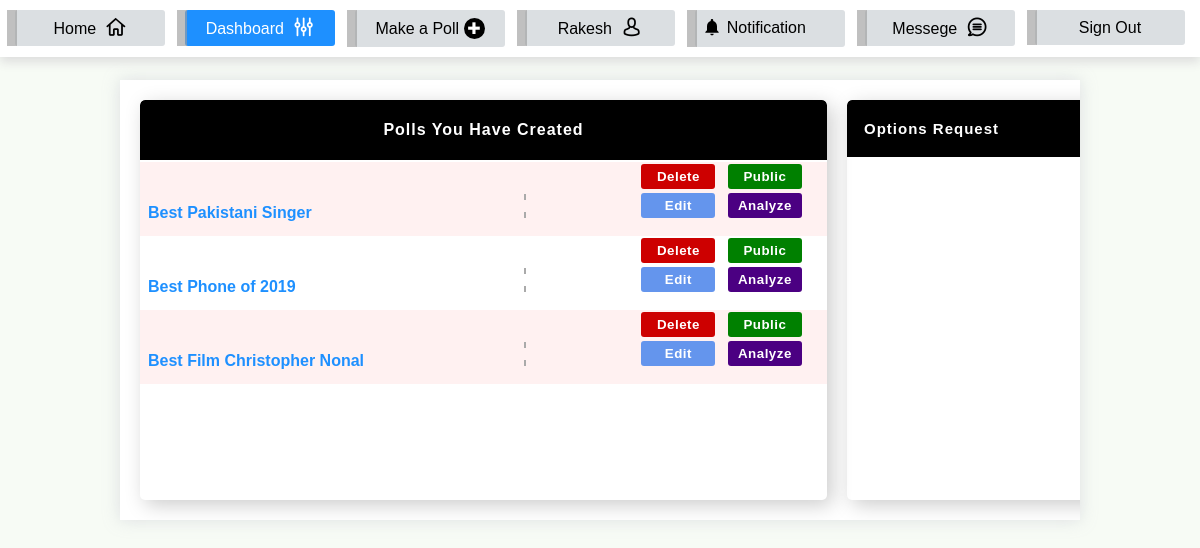
Page /dashboard.php (signed in) on the committed database.
### tables this page shows
CREATE TABLE `polls` (
  `poll_id` int(255) UNSIGNED NOT NULL,
  `poll_category` varchar(100) DEFAULT NULL,
  `poll_user_id` int(255) UNSIGNED NOT NULL,
  `poll_name` longtext NOT NULL,
  `poll_created_at` timestamp NOT NULL DEFAULT current_timestamp() ON UPDATE current_timestamp(),
  `poll_likes` int(10) UNSIGNED DEFAULT 0,
  `poll_dislikes` int(10) UNSIGNED DEFAULT 0,
  `poll_view` int(10) UNSIGNED DEFAULT 0,
  `poll_status` int(11) DEFAULT 1
);

### dashboard.php (the view, shortened to what this page needs)
<?php session_start(); require_once("db.php"); require_once("helper.php");
    $conn = (new db())->conn;
    $user_id = $_SESSION["pollsite_user_id"];
    $sql = "SELECT * FROM polls WHERE poll_user_id=".$user_id;
    $polls = $conn->query($sql);
?>
<!DOCTYPE html>
<html lang="en">
    <head>
        <?php
            require_once("common_stylesheet_links.php");
        ?>
        <link rel="stylesheet" href="css/dashboard.css">
    </head>
    <body>
        <?php
            require_once("navbar.php");
        ?>
        <div class="container">
            <div id="created-poll-list">
                <div class="cpl-header">
                    Polls You Have Created
                </div>
                <div class="cpl-body">
                    <?php
                        while( $poll = $polls->fetch(PDO::FETCH_ASSOC) ) {
                            $poll_status = $poll["poll_status"];
                            if ( $poll_status == 1 ) {
                                $bgcolor = "green";
                                $poll_status = "Public";
                            } else {
                                $bgcolor = "lightcoral";
                                $poll_status = "Private";
                            }
                            echo "
                                <div class='poll' data-poll-id='".$poll['poll_id']."'>
                                    <div class='poll-name'>
                                        <strong><a href='poll.php?pollid=".$poll['poll_id']."'>".$poll['poll_name']."</a></strong>
                                    </div>
                                    <div class='poll-stats'>
                                        <small  style='padding:3px 0px;display:inline-block; margin-right:5px;color:green; width:70px; border-right:2px solid #aaa;'>
                                        </small>
                                        <small style='color:blueviolet;'>
                                        </small><br>
                                        <small  style='padding:3px 0px;display:inline-block; margin-right:5px;color:dodgerblue; width:70px; border-right:2px solid #aaa;'>
                                        </small>
                                        <small style='color:lightcoral;'>
                                        </small>
                                    </div>
                                    <div class='poll-control'>
                                        <button class='delete' onclick='deletePollConf(this.parentElement.parentElement)'>Delete</button>
                                        <button class='private' style='width:74px; padding:5px 0px;background:$bgcolor;' onclick='changeVisibility(this.parentElement.parentElement,this)'>".$poll_status."</button>
                                        <button class='edit' onclick='editConf()'>Edit</button>
                                        <button class='analyze' onclick='analyze(this.parentElement.parentElement)'>Analyze</button>
                                    </div>
                                </div> ";
                        }
                    ?>
                </div>
            </div>
                <div class="proposed-poll-option">
                    <div class="ppo-header">
                        Options Request
                    </div>
                    <div class="ppo-body">
                    </div>
                </div>
        </div>
    </body>
</html>

### css/common.css (style rules this page uses)
* { font-family:'Franklin Gothic Medium', 'Arial Narrow', Arial, sans-serif; }
* { box-sizing: border-box; }
button,input[type='checkbox'] { cursor:pointer; }
a,.show-more { text-decoration:none; color: dodgerblue; cursor: pointer; }
body { overflow-y: scroll; background-color: #f7fbf5; margin: 0px; padding: 0px; }
button { padding: 4px 13px; outline: none; border: none; border-radius: 3px; transform: translateY(-8px); background: #4c7fdb; color: white; margin-right: 14px; font-family:verdana; font-weight:bold; }

### css/dashboard.css (style rules this page uses)
* { box-sizing: border-box; }
button,input[type='checkbox'] { cursor: pointer; }
a,.show-more { text-decoration: none; color: dodgerblue; cursor: pointer; }
body { overflow-y: scroll; background-color: #f7fbf5; margin: 0px; padding: 0px; }
.container { margin: 80px auto; background: white; padding: 20px; width: 80%; display: flex; box-shadow: 0px 0px 16px #aaaabb57; overflow-y: auto; justify-content: space-between; }
#created-poll-list { margin-right: 20px; min-width: 687px; padding-top: 0; border-top-left-radius: 5px; border-top-right-radius: 5px; height: 60px; height: 400px; transition: .2s cubic-bezier(0.4, 0, 1, 1); overflow: hidden; border-radius: 5px; box-shadow: 5px 5px 20px #ccc; }
#created-poll-list .cpl-header { background: black; border-bottom: 2px solid white; color: white; text-align: center; padding: 21px 0px; overflow: hidden; border-top-right-radius: 5px; border-top-left-radius: 5px; font-weight: bold; letter-spacing: 1px; }
#created-poll-list .cpl-body { text-align: center; overflow-y: auto!important; }
#created-poll-list .cpl-body .poll { text-align: left; padding: 8px; padding-right: 5px; position: relative; }
#created-poll-list .cpl-body .poll:nth-child(odd) { position: relative; background: #fff1f1; }
.poll-name { display: inline-block; width: 45%; padding-right: 18px; }
.poll-stats { display: inline-block; width: 26%; }
.poll-control { display: inline-block; width: 25%; }
.poll-control button { text-align: center; margin-bottom: 5px; margin: 2px; margin-left: 6px; padding: 5px 7px; box-shadow: none; font-family: 'Franklin Gothic Medium', 'Arial Narrow', Arial, sans-serif; letter-spacing: .5px; text-shadow: unset; width: 74px; }
.delete { color: white; background: #cd0000; }
.edit { background: cornflowerblue; }
.private { background: green; }
.analyze { background: indigo!important; color: white; }
.poll-stats small { color: #6e6e6e; font-size: 13px; font-weight: bold; }
.proposed-poll-option { min-width: 300px; width: 300px; padding-top: 0; border-top-left-radius: 5px; border-top-right-radius: 5px; border-radius: 5px; box-shadow: 5px 5px 20px #ccc; max-height: 400px; height: 400px; overflow: hidden; transition: .3s ease-out; position: relative; }
.proposed-poll-option .ppo-header { background: black; border-bottom: 2px solid white; color: white; text-align: center; padding: 20px 17px; text-align: left; overflow: hidden; border-top-right-radius: 5px; border-top-left-radius: 5px; font-weight: bold; font-size: 15px; letter-spacing: 1px; position: relative; }
.proposed-poll-option .ppo-body { text-align: center; max-height: 310px; overflow: auto; position: relative; z-index: 1; padding-bottom: 5px; }

### rows in the picture
polls: poll_name "Best Pakistani Singer", poll_status "Public"
polls: poll_name "Best Phone of 2019", poll_status "Public"
polls: poll_name "Best Film Christopher Nonal", poll_status "Public"

### other values in the picture
$username "Rakesh"
